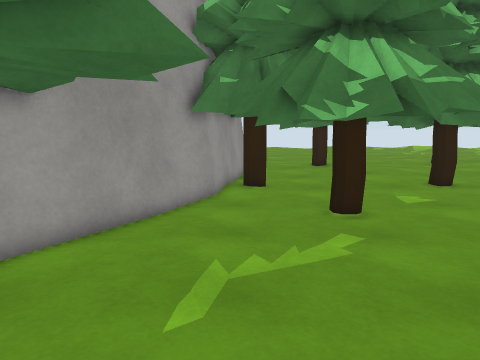
[1] (above)

24 first-person views from a walk through a Unity game level. The camera is 1.3 m above the floor, tilts 8° down and sees 70° across. The floor is counted in squares, 0.5 m on a side. Each view is taken from the middle of a square. On the plan, view 1 faces up. The plan holds only what a view shows up to about 20 squares ahead; the rest is blank. The place goes on beyond the plan. Some animated figures are not drawn. Some surface patterns are stand-ins.

[2]
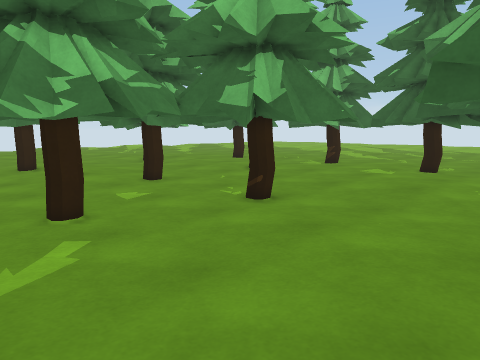

[3]
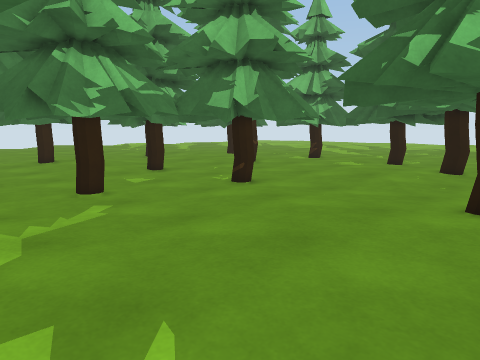

[4]
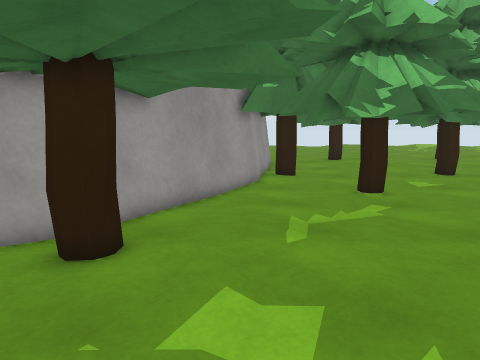

[5]
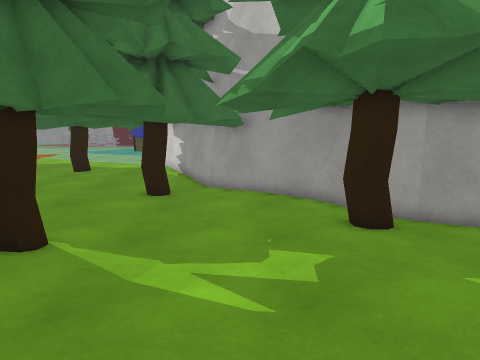

[6]
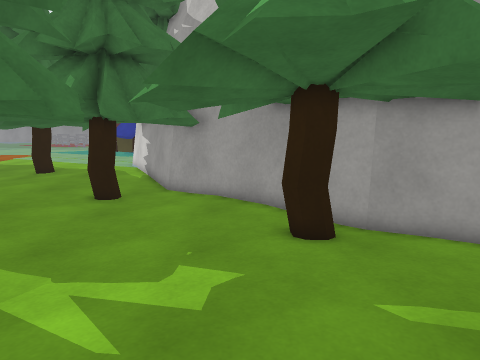

[7]
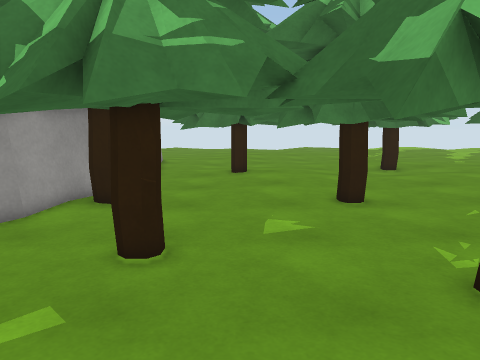

[8]
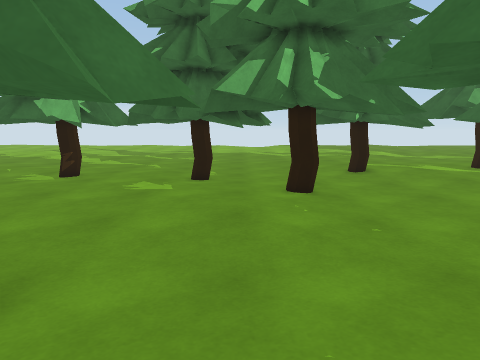

[9]
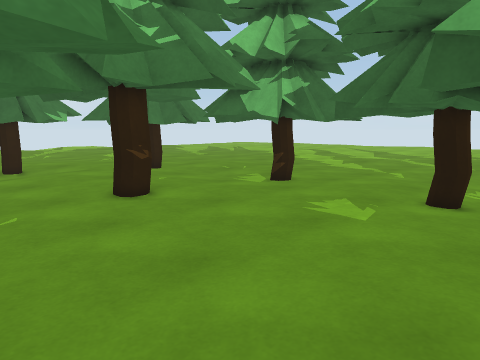

[10]
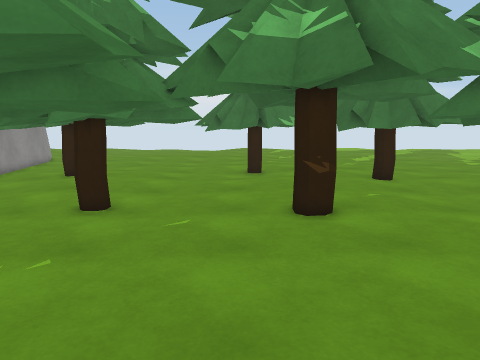

[11]
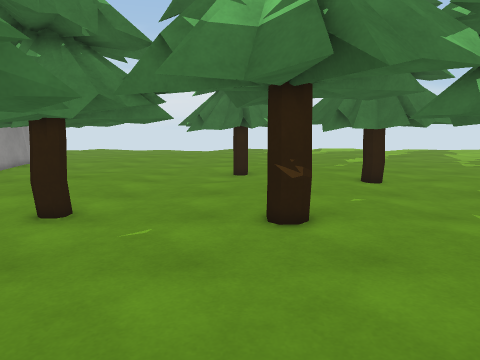

[12]
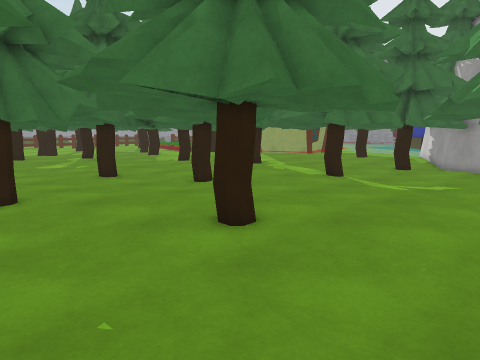

[13]
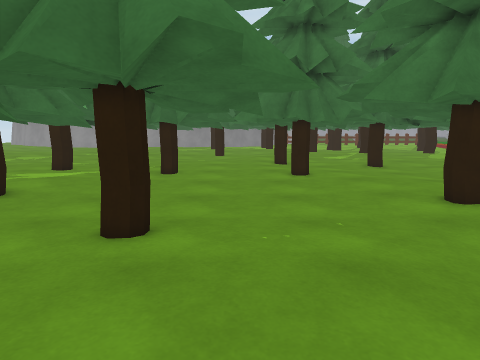

[14]
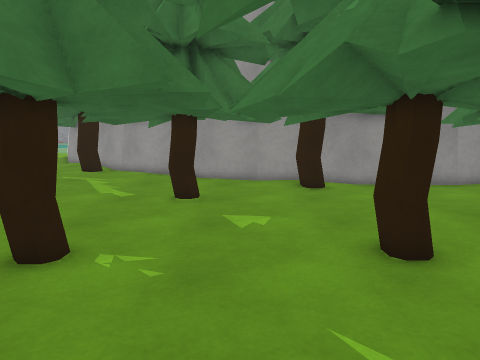

[15]
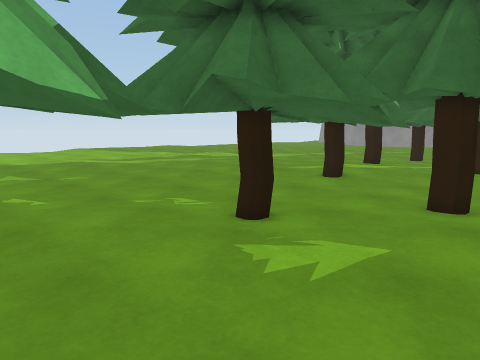

[16]
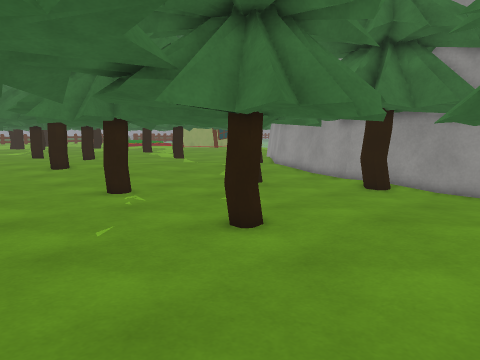

[17]
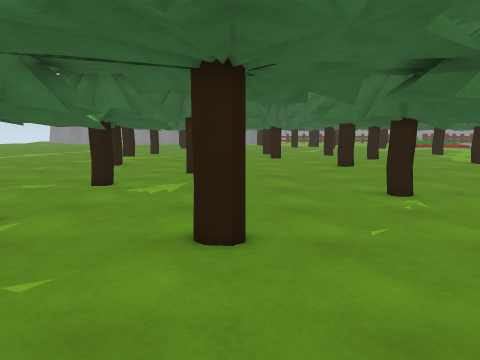

[18]
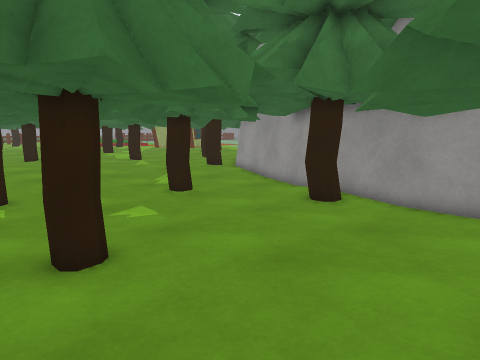

[19]
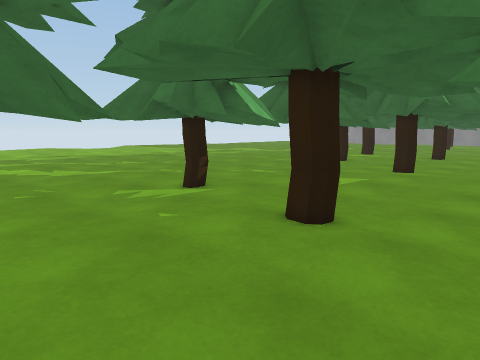

[20]
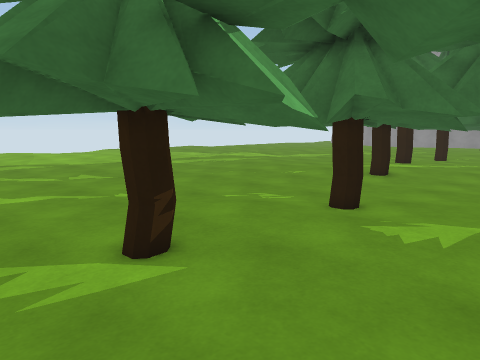

[21]
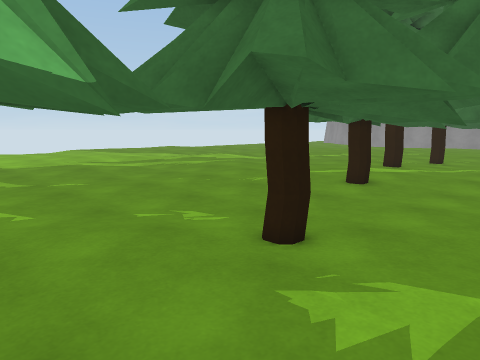

[22]
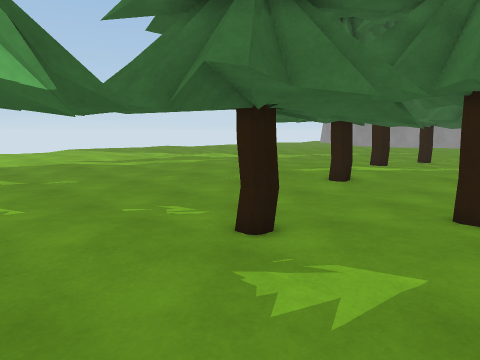

[23]
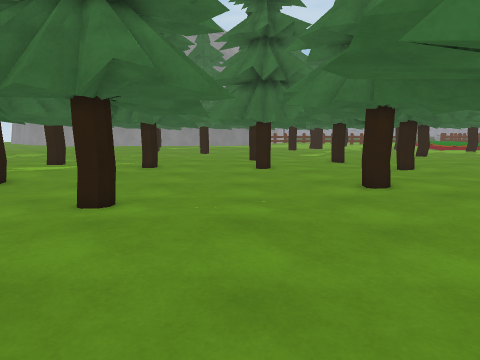

[24]
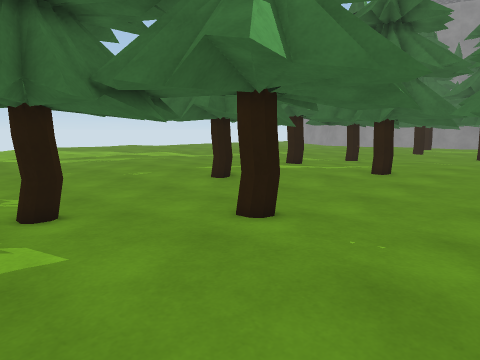

### Floor plan
Key: @ floor where view 1 was taken; # wall or solid block; . floor; T tree; H thing the floor can be seen under or through; O other object.
Columns run from 12 left of view 1 to 33 right of it. Each row starts with its distance up from view 1.
 25             #..   T T .......O.  T  T  T...
 24             #..TTTTTTT..........TTT T#T....
 23             #..TTTTTT............TTTT T...
 22            ##...TTTT..TT.........TTTTTT.....
 21            ##........TTTTT........TTTTT.......
 20            ##.......TTTTTTT...................
 19            #.......TTTTTTTT..........TTT. ....
 18            #TT....TTT#TTT............TTTT ....
 17            #TT.....TT#T#......TT..TTTTTTT  ...
 16            #...TT..TTTTTT.....TT..TTTT##TT ...
 15           ##..TTT.TTTTTTTT........TTT## ......
 14           #....TT.TTTTTT...........TT## T.....
 13          ##.TT.T .TT.TTTTT.........TTTTTT.....
 12          #.....TT.....TTTTT.........TTTTT.....
 11         ##..T.#TT..TT.HHTTTT........TTTT .....
 10         #...TTTT#T.TTHTTTT.........TTTTTT.....
  9        ##....TTTTTTTTHTT..........TTTTTTT ....
  8        #......TTT...TTT#T........TTTTT#TT.....
  7       ##............TTTTTT......TTTT#TT.......
  6      ##.............TTTTTT.....TTTTT## .......
  5     ###.........................T.TTTTT ......
  4    ##.TT...........................TTTTT .....
  3   ##...T.............TT..........T...T........
  2  ##TT...............TTT.........TTT...........
  1 ###T..............T..T.................TTTT ..
  0 #TT.T.......@.....TT#T.......TT........TTTT ..
 -1 TTTTT...T.........TT#TT........TT...TT.T  T
 -2 T#.TT..TTT.TT..... T#TT........T....TTTTT
 -3  T#.....TT.TT.....TTT###............TTT#T
 -4  TT..TT.T#TTT ....  TTTTT............TTT
 -5  ##..TT#TT#T....T.. TTTTT.TT.........TTTT
 -6  TTT. T  T   ..TTTTT.. .TTTTTT....T...TT
 -7 TTTTT         T    TT  TTTTTTTT..TTTTT..

Where each view was taken, in squares from view 1:
view 1: 0 up, 0 right, facing up
view 2: 0 up, 0 right, facing up-right
view 3: 3 down, 2 left, facing up-right
view 4: 3 down, 2 left, facing up
view 5: 0 up, 5 right, facing left
view 6: 2 up, 4 right, facing left
view 7: 4 up, 6 right, facing up
view 8: 5 up, 6 right, facing right
view 9: 4 up, 12 right, facing up-right
view 10: 5 up, 16 right, facing up
view 11: 6 up, 17 right, facing up
view 12: 6 up, 17 right, facing down-left
view 13: 11 up, 18 right, facing down
view 14: 14 up, 18 right, facing left
view 15: 15 up, 18 right, facing down-right
view 16: 25 up, 18 right, facing down-left
view 17: 25 up, 18 right, facing down
view 18: 25 up, 13 right, facing down-left
view 19: 25 up, 13 right, facing down-right
view 20: 19 up, 19 right, facing down-right
view 21: 14 up, 20 right, facing down-right
view 22: 14 up, 19 right, facing down-right
view 23: 14 up, 16 right, facing down
view 24: 10 up, 14 right, facing down-right
